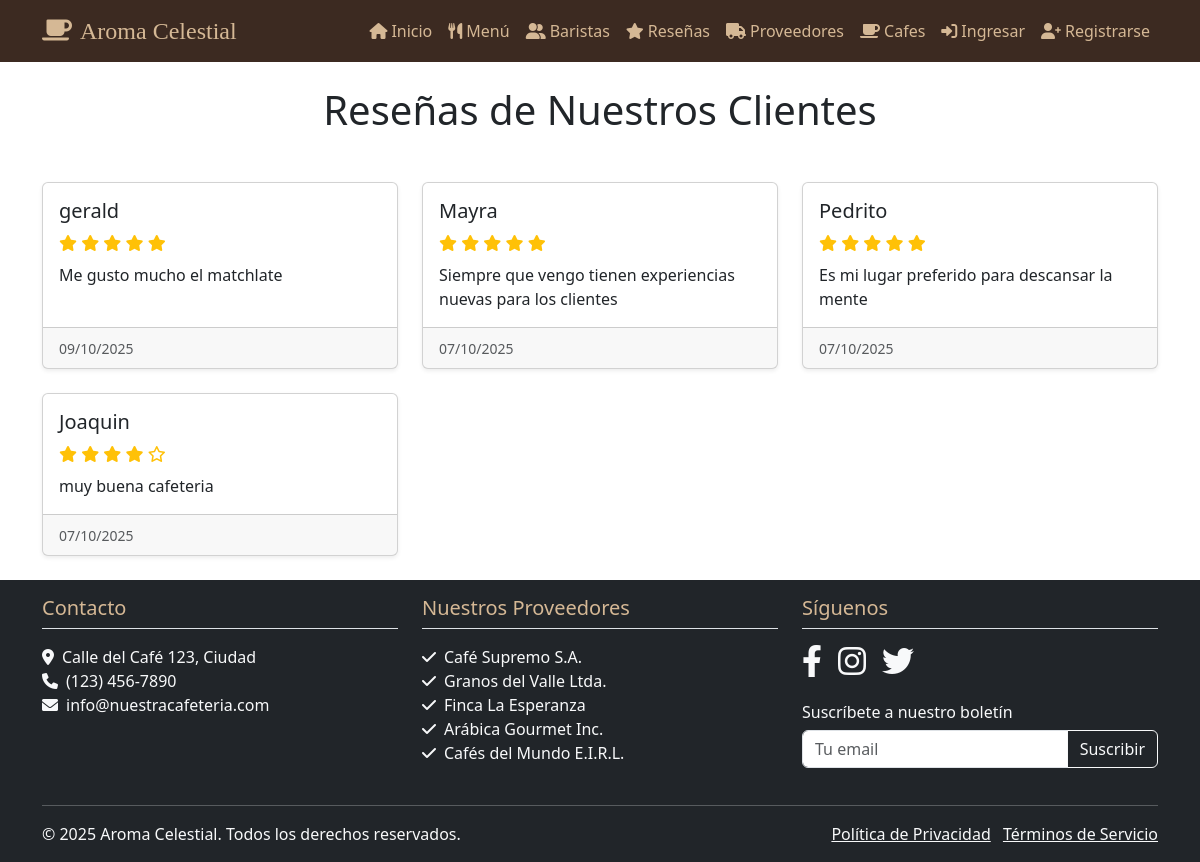
The app's page /resenas/ with its own data.
### miapp/models.py (models this page shows)
class Resena(models.Model):
    id = models.AutoField(primary_key=True)
    nombre_cliente = models.CharField(max_length=100)
    calificacion = models.IntegerField()
    comentario = models.TextField()
    fecha_creacion = models.DateTimeField(auto_now_add=True)

### miapp/views.py (the view)
# urls.py: path('resenas/', views.resenas, name='resenas'),
def resenas(request):
    resenas = Resena.objects.all().order_by('-fecha_creacion')
    form = ResenaForm()
    return render(request, 'resenas.html', {'form': form, 'resenas': resenas})

### miapp/forms.py
class ResenaForm(forms.ModelForm):
    class Meta:
        model = Resena
        fields = ['nombre_cliente', 'comentario', 'calificacion']
        widgets = {
            'nombre_cliente': forms.TextInput(attrs={'class': 'form-control'}),
            'comentario': forms.Textarea(attrs={'class': 'form-control', 'rows': 2}),
            'calificacion': forms.NumberInput(attrs={'class': 'form-control', 'min': 1, 'max': 5}),
        }

### miapp/templates/resenas.html (shortened to what this page needs)
{% extends "base.html" %}
{% load static %}
{% block content %}
<h1 class="text-center mb-5">Reseñas de Nuestros Clientes</h1>
<div class="row row-cols-1 row-cols-md-3 g-4">
    {% for resena in resenas %}
    <div class="col">
        <div class="card h-100 shadow-sm">
            <div class="card-body">
                <h5 class="card-title">{{ resena.nombre_cliente }}</h5>
                <div class="mb-2">
                    {% for i in "12345"|make_list %}
                        {% if forloop.counter <= resena.calificacion %}
                            <i class="fas fa-star text-warning"></i>
                        {% else %}
                            <i class="far fa-star text-warning"></i>
                        {% endif %}
                    {% endfor %}
                </div>
                <p class="card-text">{{ resena.comentario }}</p>
            </div>
            <div class="card-footer text-muted">
                <small>{{ resena.fecha_creacion|date:"d/m/Y" }}</small>
            </div>
        </div>
    </div>
    {% endfor %}
</div>
<br>
{% endblock %}

### records on screen
Resena: nombre_cliente "gerald", calificacion 5 (drawn), comentario "Me gusto mucho el matchlate", fecha_creacion "09/10/2025"
Resena: nombre_cliente "Mayra", calificacion 5 (drawn), comentario "Siempre que vengo tienen experiencias nuevas para los clientes", fecha_creacion "07/10/2025"
Resena: nombre_cliente "Pedrito", calificacion 5 (drawn), comentario "Es mi lugar preferido para descansar la mente", fecha_creacion "07/10/2025"
Resena: nombre_cliente "Joaquin", calificacion 4 (drawn), comentario "muy buena cafeteria", fecha_creacion "07/10/2025"
